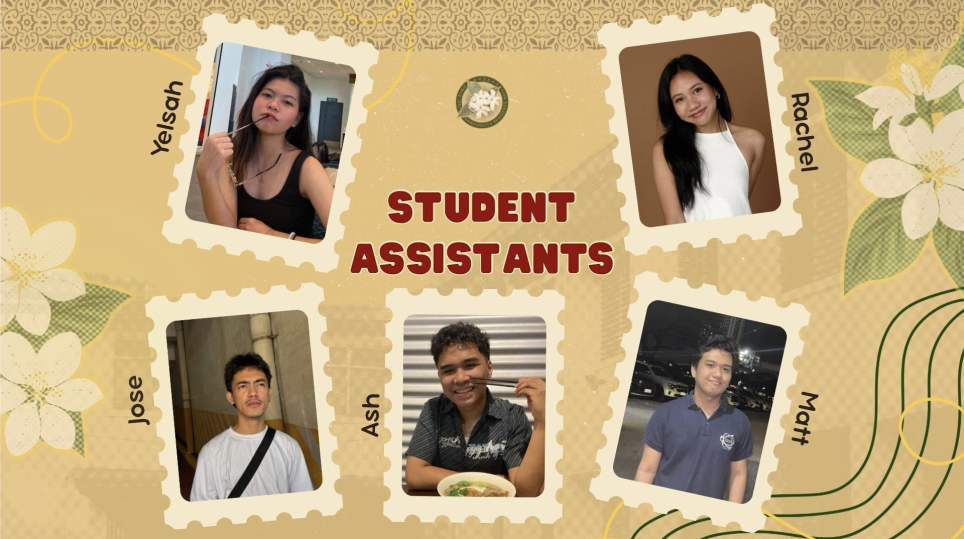
#> input picture assets/current_staff/student-assistants.png, 1928 x 1078 px, found by its file name (shown at 1/2 size)
$ python crop_staff_photos.py
#> lines starting #> are read from the running program, lines starting #| are printed output that depends on the picture
import os
from PIL import Image

staff_dir = '/Users/kerwinarlan/github/dorm-sa-presentation-ga-1/assets/current_staff'
out_dir = '/Users/kerwinarlan/github/dorm-sa-presentation-ga-1/assets/staff_photos'
os.makedirs(out_dir, exist_ok=True)

crops = {
    # Student Assistants
    'student-assistants.png': [
        ('yelsah.png', (250, 70, 720, 480)),
        ('rachel.png', (1200, 70, 1600, 480)),
        ('jose.png', (250, 560, 680, 980)),
        ('ash.png', (780, 560, 1100, 980)),
        ('matt.png', (1200, 560, 1600, 980)),
    ],
    # Dorm Managers
    'maam-len.png': [
        ('maam-len.png', (200, 180, 880, 920))
    ],
    'maam-zay.png': [
        ('maam-zay.png', (180, 180, 880, 920))
    ],
    'maam-gen.png': [
        ('maam-gen.png', (180, 180, 880, 920))
    ],
    # Kuya Staff
    'kuya-staff.png': [
        ('kuya-bagyo.png', (100, 240, 600, 800)),
        ('kuya-dani.png', (720, 360, 1180, 880)),
        ('kuya-emong.png', (1300, 220, 1800, 780))
    ],
    # Ate Staff
    'ate-staff.png': [
        ('ate-rhea.png', (120, 180, 540, 600)),
        ('ate-december.png', (510, 460, 910, 920)),
        ('ate-feny.png', (1020, 500, 1420, 920)),
        ('ate-tere.png', (1400, 280, 1850, 720))
    ],
    # Security Guards 1
    'security-guards-1.png': [
        ('kuya-nard.png', (280, 240, 820, 800)),
        ('kuya-julius.png', (1120, 200, 1640, 780))
    ],
    # Security Guards 2
    'security-guards-2.png': [
        ('ate-jen.png', (320, 240, 820, 820)),
        ('ate-joh.png', (1120, 220, 1620, 780))
    ]
}

for src_file, targets in crops.items():
    src_path = os.path.join(staff_dir, src_file)
    if not os.path.exists(src_path):
        continue
    img = Image.open(src_path)
#> img is the input picture: PIL image 1928x1078 RGBA; mean R, G, B, A 191.3, 168.4, 126.6, 255
    for out_name, bbox in targets:
        cropped = img.crop(bbox)
        out_path = os.path.join(out_dir, out_name)
        cropped.save(out_path)
        print(f"Saved {out_name} -> {cropped.size}")
#> this loop made 5 passes
#> pass 1, `cropped = img.crop(bbox)`:
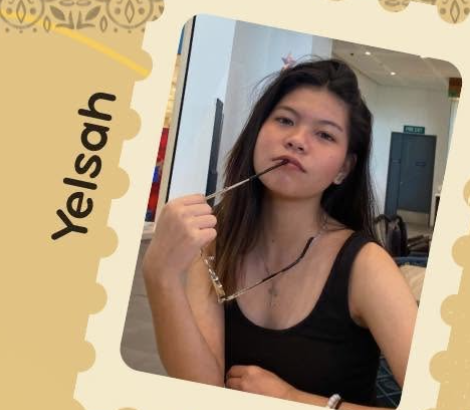
#> cropped: PIL image 470x410 RGBA; mean R, G, B, A 168.8, 148.3, 121.3, 255
#> pass 2, `cropped = img.crop(bbox)`:
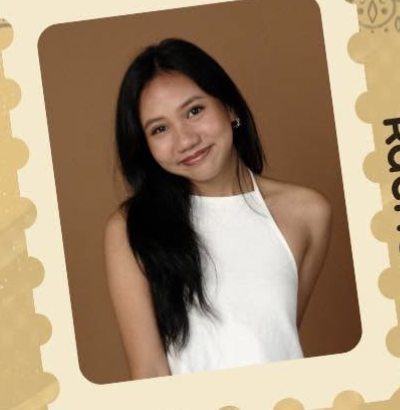
#> cropped: PIL image 400x410 RGBA; mean R, G, B, A 165.2, 142.6, 115.7, 255
#> pass 3, `cropped = img.crop(bbox)`:
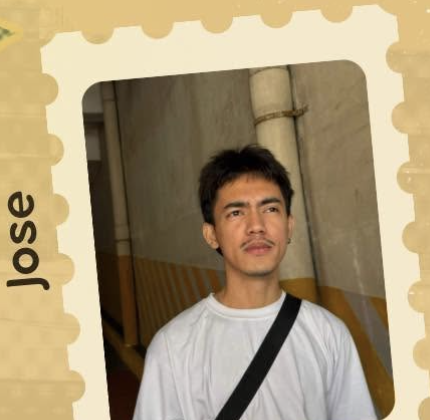
#> cropped: PIL image 430x420 RGBA; mean R, G, B, A 168.7, 151.3, 119.2, 255
#> after the loop:
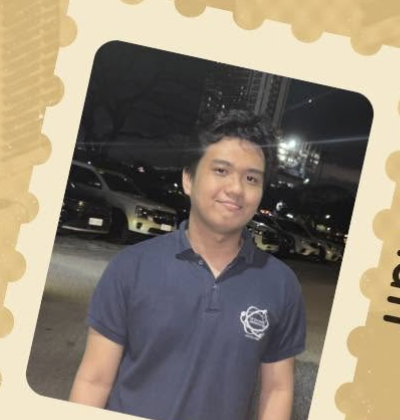
#> cropped: PIL image 400x420 RGBA; mean R, G, B, A 141.5, 131, 115.4, 255

print("Cropping completed!")
